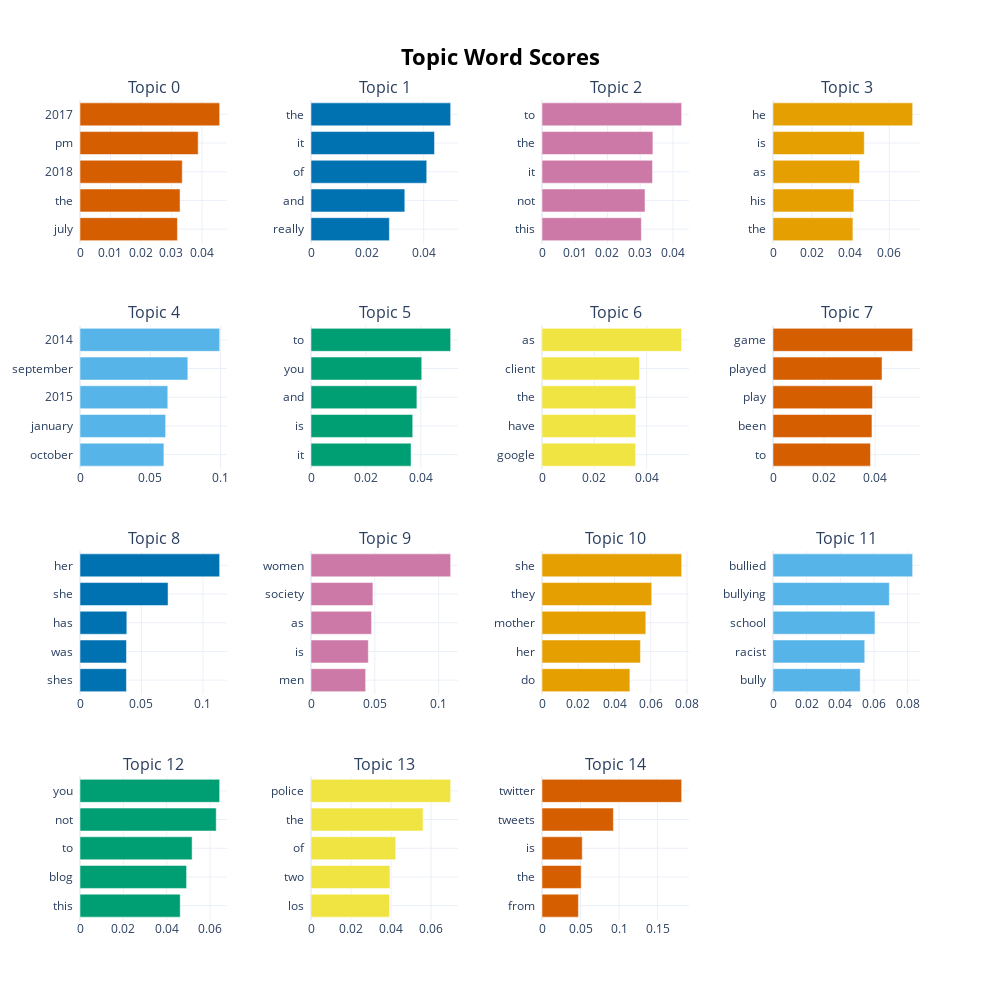

Source (notebook cell):
### Code cell
raw_topic_models[3].visualize_barchart(top_n_topics=20)

### Figure 1 — Plotly figure (JSON) as saved in the notebook; plotly's stock layout.template omitted (floating-point values rounded to 4 significant figures)
{"data": [{"marker": {"color": "#D55E00"}, "orientation": "h", "type": "bar", "x": [0.03195, 0.03282, 0.03354, 0.03876, 0.04581], "xaxis": "x", "y": ["july  ", "the  ", "2018  ", "pm  ", "2017  "], "yaxis": "y"}, {"marker": {"color": "#0072B2"}, "orientation": "h", "type": "bar", "x": [0.02781, 0.03329, 0.04107, 0.04383, 0.04956], "xaxis": "x2", "y": ["really  ", "and  ", "of  ", "it  ", "the  "], "yaxis": "y2"}, {"marker": {"color": "#CC79A7"}, "orientation": "h", "type": "bar", "x": [0.03036, 0.03148, 0.03377, 0.03389, 0.04267], "xaxis": "x3", "y": ["this  ", "not  ", "it  ", "the  ", "to  "], "yaxis": "y3"}, {"marker": {"color": "#E69F00"}, "orientation": "h", "type": "bar", "x": [0.04125, 0.04172, 0.04472, 0.04711, 0.07209], "xaxis": "x4", "y": ["the  ", "his  ", "as  ", "is  ", "he  "], "yaxis": "y4"}, {"marker": {"color": "#56B4E9"}, "orientation": "h", "type": "bar", "x": [0.05971, 0.06094, 0.06247, 0.07674, 0.09938], "xaxis": "x5", "y": ["october  ", "january  ", "2015  ", "september  ", "2014  "], "yaxis": "y5"}, {"marker": {"color": "#009E73"}, "orientation": "h", "type": "bar", "x": [0.03644, 0.03705, 0.03857, 0.04033, 0.05086], "xaxis": "x6", "y": ["it  ", "is  ", "and  ", "you  ", "to  "], "yaxis": "y6"}, {"marker": {"color": "#F0E442"}, "orientation": "h", "type": "bar", "x": [0.0358, 0.03587, 0.03588, 0.03728, 0.05337], "xaxis": "x7", "y": ["google  ", "have  ", "the  ", "client  ", "as  "], "yaxis": "y7"}, {"marker": {"color": "#D55E00"}, "orientation": "h", "type": "bar", "x": [0.03819, 0.03877, 0.03899, 0.04271, 0.05471], "xaxis": "x8", "y": ["to  ", "been  ", "play  ", "played  ", "game  "], "yaxis": "y8"}, {"marker": {"color": "#0072B2"}, "orientation": "h", "type": "bar", "x": [0.03779, 0.0378, 0.03809, 0.07162, 0.1136], "xaxis": "x9", "y": ["shes  ", "was  ", "has  ", "she  ", "her  "], "yaxis": "y9"}, {"marker": {"color": "#CC79A7"}, "orientation": "h", "type": "bar", "x": [0.0428, 0.0449, 0.04743, 0.04851, 0.1094], "xaxis": "x10", "y": ["men  ", "is  ", "as  ", "society  ", "women  "], "yaxis": "y10"}, {"marker": {"color": "#E69F00"}, "orientation": "h", "type": "bar", "x": [0.04848, 0.05429, 0.05726, 0.0605, 0.07702], "xaxis": "x11", "y": ["do  ", "her  ", "mother  ", "they  ", "she  "], "yaxis": "y11"}, {"marker": {"color": "#56B4E9"}, "orientation": "h", "type": "bar", "x": [0.05185, 0.05451, 0.0606, 0.06913, 0.08298], "xaxis": "x12", "y": ["bully  ", "racist  ", "school  ", "bullying  ", "bullied  "], "yaxis": "y12"}, {"marker": {"color": "#009E73"}, "orientation": "h", "type": "bar", "x": [0.04625, 0.04918, 0.05173, 0.06286, 0.06444], "xaxis": "x13", "y": ["this  ", "blog  ", "to  ", "not  ", "you  "], "yaxis": "y13"}, {"marker": {"color": "#F0E442"}, "orientation": "h", "type": "bar", "x": [0.03921, 0.03945, 0.04234, 0.05597, 0.06978], "xaxis": "x14", "y": ["los  ", "two  ", "of  ", "the  ", "police  "], "yaxis": "y14"}, {"marker": {"color": "#D55E00"}, "orientation": "h", "type": "bar", "x": [0.04725, 0.05088, 0.05224, 0.09267, 0.1813], "xaxis": "x15", "y": ["from  ", "the  ", "is  ", "tweets  ", "twitter  "], "yaxis": "y15"}], "layout": {"annotations": [{"font": {"size": 16}, "showarrow": false, "text": "Topic 0", "x": 0.0875, "xanchor": "center", "xref": "paper", "y": 1, "yanchor": "bottom", "yref": "paper"}, {"font": {"size": 16}, "showarrow": false, "text": "Topic 1", "x": 0.3625, "xanchor": "center", "xref": "paper", "y": 1, "yanchor": "bottom", "yref": "paper"}, {"font": {"size": 16}, "showarrow": false, "text": "Topic 2", "x": 0.6375, "xanchor": "center", "xref": "paper", "y": 1, "yanchor": "bottom", "yref": "paper"}, {"font": {"size": 16}, "showarrow": false, "text": "Topic 3", "x": 0.9125, "xanchor": "center", "xref": "paper", "y": 1, "yanchor": "bottom", "yref": "paper"}, {"font": {"size": 16}, "showarrow": false, "text": "Topic 4", "x": 0.0875, "xanchor": "center", "xref": "paper", "y": 0.725, "yanchor": "bottom", "yref": "paper"}, {"font": {"size": 16}, "showarrow": false, "text": "Topic 5", "x": 0.3625, "xanchor": "center", "xref": "paper", "y": 0.725, "yanchor": "bottom", "yref": "paper"}, {"font": {"size": 16}, "showarrow": false, "text": "Topic 6", "x": 0.6375, "xanchor": "center", "xref": "paper", "y": 0.725, "yanchor": "bottom", "yref": "paper"}, {"font": {"size": 16}, "showarrow": false, "text": "Topic 7", "x": 0.9125, "xanchor": "center", "xref": "paper", "y": 0.725, "yanchor": "bottom", "yref": "paper"}, {"font": {"size": 16}, "showarrow": false, "text": "Topic 8", "x": 0.0875, "xanchor": "center", "xref": "paper", "y": 0.45, "yanchor": "bottom", "yref": "paper"}, {"font": {"size": 16}, "showarrow": false, "text": "Topic 9", "x": 0.3625, "xanchor": "center", "xref": "paper", "y": 0.45, "yanchor": "bottom", "yref": "paper"}, {"font": {"size": 16}, "showarrow": false, "text": "Topic 10", "x": 0.6375, "xanchor": "center", "xref": "paper", "y": 0.45, "yanchor": "bottom", "yref": "paper"}, {"font": {"size": 16}, "showarrow": false, "text": "Topic 11", "x": 0.9125, "xanchor": "center", "xref": "paper", "y": 0.45, "yanchor": "bottom", "yref": "paper"}, {"font": {"size": 16}, "showarrow": false, "text": "Topic 12", "x": 0.0875, "xanchor": "center", "xref": "paper", "y": 0.175, "yanchor": "bottom", "yref": "paper"}, {"font": {"size": 16}, "showarrow": false, "text": "Topic 13", "x": 0.3625, "xanchor": "center", "xref": "paper", "y": 0.175, "yanchor": "bottom", "yref": "paper"}, {"font": {"size": 16}, "showarrow": false, "text": "Topic 14", "x": 0.6375, "xanchor": "center", "xref": "paper", "y": 0.175, "yanchor": "bottom", "yref": "paper"}], "height": 1000, "hoverlabel": {"bgcolor": "white", "font": {"family": "Rockwell", "size": 16}}, "showlegend": false, "title": {"font": {"color": "Black", "size": 22}, "text": "<b>Topic Word Scores", "x": 0.5, "xanchor": "center", "yanchor": "top"}, "width": 1000, "xaxis": {"anchor": "y", "autorange": true, "domain": [0, 0.175], "range": [0, 0.04822], "showgrid": true, "type": "linear"}, "xaxis10": {"anchor": "y10", "autorange": true, "domain": [0.275, 0.45], "range": [0, 0.1152], "showgrid": true, "type": "linear"}, "xaxis11": {"anchor": "y11", "autorange": true, "domain": [0.55, 0.725], "range": [0, 0.08108], "showgrid": true, "type": "linear"}, "xaxis12": {"anchor": "y12", "autorange": true, "domain": [0.825, 1], "range": [0, 0.08734], "showgrid": true, "type": "linear"}, "xaxis13": {"anchor": "y13", "autorange": true, "domain": [0, 0.175], "range": [0, 0.06783], "showgrid": true, "type": "linear"}, "xaxis14": {"anchor": "y14", "autorange": true, "domain": [0.275, 0.45], "range": [0, 0.07345], "showgrid": true, "type": "linear"}, "xaxis15": {"anchor": "y15", "autorange": true, "domain": [0.55, 0.725], "range": [0, 0.1908], "showgrid": true, "type": "linear"}, "xaxis16": {"anchor": "y16", "domain": [0.825, 1], "showgrid": true}, "xaxis2": {"anchor": "y2", "autorange": true, "domain": [0.275, 0.45], "range": [0, 0.05217], "showgrid": true, "type": "linear"}, "xaxis3": {"anchor": "y3", "autorange": true, "domain": [0.55, 0.725], "range": [0, 0.04492], "showgrid": true, "type": "linear"}, "xaxis4": {"anchor": "y4", "autorange": true, "domain": [0.825, 1], "range": [0, 0.07588], "showgrid": true, "type": "linear"}, "xaxis5": {"anchor": "y5", "autorange": true, "domain": [0, 0.175], "range": [0, 0.1046], "showgrid": true, "type": "linear"}, "xaxis6": {"anchor": "y6", "autorange": true, "domain": [0.275, 0.45], "range": [0, 0.05354], "showgrid": true, "type": "linear"}, "xaxis7": {"anchor": "y7", "autorange": true, "domain": [0.55, 0.725], "range": [0, 0.05618], "showgrid": true, "type": "linear"}, "xaxis8": {"anchor": "y8", "autorange": true, "domain": [0.825, 1], "range": [0, 0.05759], "showgrid": true, "type": "linear"}, "xaxis9": {"anchor": "y9", "autorange": true, "domain": [0, 0.175], "range": [0, 0.1196], "showgrid": true, "type": "linear"}, "yaxis": {"anchor": "x", "autorange": true, "domain": [0.825, 1], "range": [-0.5, 4.5], "showgrid": true, "type": "category"}, "yaxis10": {"anchor": "x10", "autorange": true, "domain": [0.275, 0.45], "range": [-0.5, 4.5], "showgrid": true, "type": "category"}, "yaxis11": {"anchor": "x11", "autorange": true, "domain": [0.275, 0.45], "range": [-0.5, 4.5], "showgrid": true, "type": "category"}, "yaxis12": {"anchor": "x12", "autorange": true, "domain": [0.275, 0.45], "range": [-0.5, 4.5], "showgrid": true, "type": "category"}, "yaxis13": {"anchor": "x13", "autorange": true, "domain": [0, 0.175], "range": [-0.5, 4.5], "showgrid": true, "type": "category"}, "yaxis14": {"anchor": "x14", "autorange": true, "domain": [0, 0.175], "range": [-0.5, 4.5], "showgrid": true, "type": "category"}, "yaxis15": {"anchor": "x15", "autorange": true, "domain": [0, 0.175], "range": [-0.5, 4.5], "showgrid": true, "type": "category"}, "yaxis16": {"anchor": "x16", "domain": [0, 0.175], "showgrid": true}, "yaxis2": {"anchor": "x2", "autorange": true, "domain": [0.825, 1], "range": [-0.5, 4.5], "showgrid": true, "type": "category"}, "yaxis3": {"anchor": "x3", "autorange": true, "domain": [0.825, 1], "range": [-0.5, 4.5], "showgrid": true, "type": "category"}, "yaxis4": {"anchor": "x4", "autorange": true, "domain": [0.825, 1], "range": [-0.5, 4.5], "showgrid": true, "type": "category"}, "yaxis5": {"anchor": "x5", "autorange": true, "domain": [0.55, 0.725], "range": [-0.5, 4.5], "showgrid": true, "type": "category"}, "yaxis6": {"anchor": "x6", "autorange": true, "domain": [0.55, 0.725], "range": [-0.5, 4.5], "showgrid": true, "type": "category"}, "yaxis7": {"anchor": "x7", "autorange": true, "domain": [0.55, 0.725], "range": [-0.5, 4.5], "showgrid": true, "type": "category"}, "yaxis8": {"anchor": "x8", "autorange": true, "domain": [0.55, 0.725], "range": [-0.5, 4.5], "showgrid": true, "type": "category"}, "yaxis9": {"anchor": "x9", "autorange": true, "domain": [0.275, 0.45], "range": [-0.5, 4.5], "showgrid": true, "type": "category"}}}
